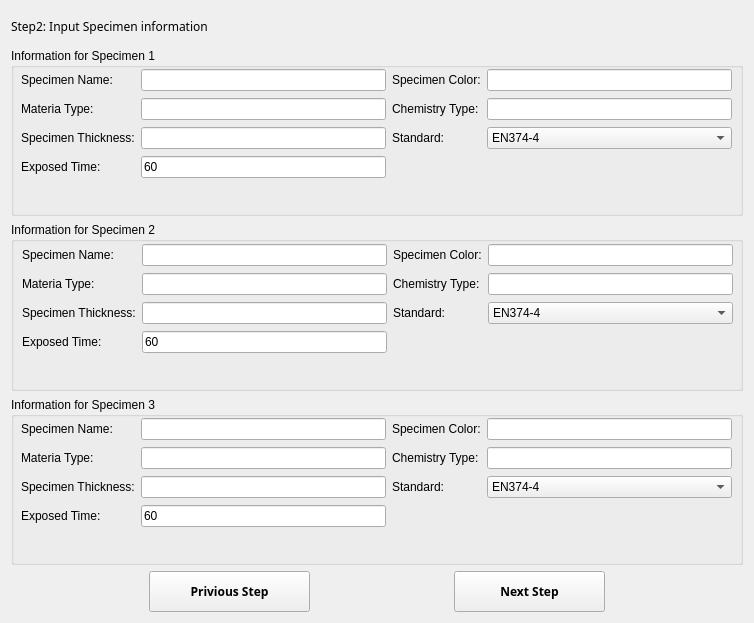
<?xml version="1.0" encoding="UTF-8"?>
<ui version="4.0">
 <class>sample_information_input</class>
 <widget class="QWidget" name="sample_information_input">
  <property name="geometry">
   <rect>
    <x>0</x>
    <y>0</y>
    <width>754</width>
    <height>623</height>
   </rect>
  </property>
  <property name="windowTitle">
   <string>Sample information input</string>
  </property>
  <property name="windowIcon">
   <iconset resource="gloves_resource.qrc">
    <normaloff>:/icon/log.ico</normaloff>:/icon/log.ico</iconset>
  </property>
  <layout class="QVBoxLayout" name="verticalLayout">
   <item>
    <widget class="QLabel" name="label_13">
     <property name="maximumSize">
      <size>
       <width>16777215</width>
       <height>31</height>
      </size>
     </property>
     <property name="font">
      <font>
       <family>Arial Black</family>
       <weight>50</weight>
       <bold>false</bold>
      </font>
     </property>
     <property name="text">
      <string>Step2: Input Specimen information</string>
     </property>
    </widget>
   </item>
   <item>
    <widget class="QGroupBox" name="groupBox">
     <property name="title">
      <string>Information for Specimen 1</string>
     </property>
     <widget class="QWidget" name="layoutWidget">
      <property name="geometry">
       <rect>
        <x>10</x>
        <y>20</y>
        <width>711</width>
        <height>111</height>
       </rect>
      </property>
      <layout class="QGridLayout" name="gridLayout">
       <item row="0" column="0">
        <widget class="QLabel" name="label">
         <property name="text">
          <string>Specimen Name:</string>
         </property>
        </widget>
       </item>
       <item row="0" column="1">
        <widget class="QLineEdit" name="le_1_name"/>
       </item>
       <item row="0" column="2">
        <widget class="QLabel" name="label_4">
         <property name="text">
          <string>Specimen Color:</string>
         </property>
        </widget>
       </item>
       <item row="0" column="3">
        <widget class="QLineEdit" name="le_1_color">
         <property name="text">
          <string/>
         </property>
        </widget>
       </item>
       <item row="1" column="0">
        <widget class="QLabel" name="label_2">
         <property name="text">
          <string>Materia Type:</string>
         </property>
        </widget>
       </item>
       <item row="1" column="1">
        <widget class="QLineEdit" name="le_1_mtype"/>
       </item>
       <item row="1" column="2">
        <widget class="QLabel" name="label_5">
         <property name="text">
          <string>Chemistry Type:</string>
         </property>
        </widget>
       </item>
       <item row="1" column="3">
        <widget class="QLineEdit" name="le_1_ctype">
         <property name="text">
          <string/>
         </property>
        </widget>
       </item>
       <item row="2" column="0">
        <widget class="QLabel" name="label_3">
         <property name="text">
          <string>Specimen Thickness:</string>
         </property>
        </widget>
       </item>
       <item row="2" column="1">
        <widget class="QLineEdit" name="le_1_thickness">
         <property name="text">
          <string/>
         </property>
        </widget>
       </item>
       <item row="2" column="2">
        <widget class="QLabel" name="label_6">
         <property name="text">
          <string>Standard: </string>
         </property>
        </widget>
       </item>
       <item row="2" column="3">
        <widget class="QComboBox" name="cb_1_standard">
         <item>
          <property name="text">
           <string>EN374-4</string>
          </property>
         </item>
         <item>
          <property name="text">
           <string>Other</string>
          </property>
         </item>
        </widget>
       </item>
       <item row="3" column="0">
        <widget class="QLabel" name="label_14">
         <property name="text">
          <string>Exposed Time:</string>
         </property>
        </widget>
       </item>
       <item row="3" column="1">
        <widget class="QLineEdit" name="le_1_exp_time">
         <property name="text">
          <string>60</string>
         </property>
        </widget>
       </item>
      </layout>
     </widget>
    </widget>
   </item>
   <item>
    <widget class="QGroupBox" name="groupBox_2">
     <property name="title">
      <string>Information for Specimen 2</string>
     </property>
     <widget class="QWidget" name="layoutWidget">
      <property name="geometry">
       <rect>
        <x>11</x>
        <y>21</y>
        <width>711</width>
        <height>111</height>
       </rect>
      </property>
      <layout class="QGridLayout" name="gridLayout_2">
       <item row="0" column="0">
        <widget class="QLabel" name="label_7">
         <property name="text">
          <string>Specimen Name:</string>
         </property>
        </widget>
       </item>
       <item row="0" column="1">
        <widget class="QLineEdit" name="le_2_name"/>
       </item>
       <item row="0" column="2">
        <widget class="QLabel" name="label_8">
         <property name="text">
          <string>Specimen Color:</string>
         </property>
        </widget>
       </item>
       <item row="0" column="3">
        <widget class="QLineEdit" name="le_2_color">
         <property name="text">
          <string/>
         </property>
        </widget>
       </item>
       <item row="1" column="0">
        <widget class="QLabel" name="label_9">
         <property name="text">
          <string>Materia Type:</string>
         </property>
        </widget>
       </item>
       <item row="1" column="1">
        <widget class="QLineEdit" name="le_2_mtype"/>
       </item>
       <item row="1" column="2">
        <widget class="QLabel" name="label_10">
         <property name="text">
          <string>Chemistry Type:</string>
         </property>
        </widget>
       </item>
       <item row="1" column="3">
        <widget class="QLineEdit" name="le_2_ctype">
         <property name="text">
          <string/>
         </property>
        </widget>
       </item>
       <item row="2" column="0">
        <widget class="QLabel" name="label_11">
         <property name="text">
          <string>Specimen Thickness:</string>
         </property>
        </widget>
       </item>
       <item row="2" column="1">
        <widget class="QLineEdit" name="le_2_thickness">
         <property name="text">
          <string/>
         </property>
        </widget>
       </item>
       <item row="2" column="2">
        <widget class="QLabel" name="label_12">
         <property name="text">
          <string>Standard: </string>
         </property>
        </widget>
       </item>
       <item row="2" column="3">
        <widget class="QComboBox" name="cb_2_standard">
         <item>
          <property name="text">
           <string>EN374-4</string>
          </property>
         </item>
         <item>
          <property name="text">
           <string>Other</string>
          </property>
         </item>
        </widget>
       </item>
       <item row="3" column="0">
        <widget class="QLabel" name="label_15">
         <property name="text">
          <string>Exposed Time:</string>
         </property>
        </widget>
       </item>
       <item row="3" column="1">
        <widget class="QLineEdit" name="le_2_exp_time">
         <property name="text">
          <string>60</string>
         </property>
        </widget>
       </item>
      </layout>
     </widget>
    </widget>
   </item>
   <item>
    <widget class="QGroupBox" name="groupBox_3">
     <property name="title">
      <string>Information for Specimen 3</string>
     </property>
     <widget class="QWidget" name="layoutWidget">
      <property name="geometry">
       <rect>
        <x>10</x>
        <y>20</y>
        <width>711</width>
        <height>111</height>
       </rect>
      </property>
      <layout class="QGridLayout" name="gridLayout_3">
       <item row="0" column="0">
        <widget class="QLabel" name="label_19">
         <property name="text">
          <string>Specimen Name:</string>
         </property>
        </widget>
       </item>
       <item row="0" column="1">
        <widget class="QLineEdit" name="le_3_name"/>
       </item>
       <item row="0" column="2">
        <widget class="QLabel" name="label_20">
         <property name="text">
          <string>Specimen Color:</string>
         </property>
        </widget>
       </item>
       <item row="0" column="3">
        <widget class="QLineEdit" name="le_3_color">
         <property name="text">
          <string/>
         </property>
        </widget>
       </item>
       <item row="1" column="0">
        <widget class="QLabel" name="label_21">
         <property name="text">
          <string>Materia Type:</string>
         </property>
        </widget>
       </item>
       <item row="1" column="1">
        <widget class="QLineEdit" name="le_3_mtype"/>
       </item>
       <item row="1" column="2">
        <widget class="QLabel" name="label_22">
         <property name="text">
          <string>Chemistry Type:</string>
         </property>
        </widget>
       </item>
       <item row="1" column="3">
        <widget class="QLineEdit" name="le_3_ctype">
         <property name="text">
          <string/>
         </property>
        </widget>
       </item>
       <item row="2" column="0">
        <widget class="QLabel" name="label_23">
         <property name="text">
          <string>Specimen Thickness:</string>
         </property>
        </widget>
       </item>
       <item row="2" column="1">
        <widget class="QLineEdit" name="le_3_thickness">
         <property name="text">
          <string/>
         </property>
        </widget>
       </item>
       <item row="2" column="2">
        <widget class="QLabel" name="label_24">
         <property name="text">
          <string>Standard: </string>
         </property>
        </widget>
       </item>
       <item row="2" column="3">
        <widget class="QComboBox" name="cb_3_standard">
         <item>
          <property name="text">
           <string>EN374-4</string>
          </property>
         </item>
         <item>
          <property name="text">
           <string>Other</string>
          </property>
         </item>
        </widget>
       </item>
       <item row="3" column="0">
        <widget class="QLabel" name="label_16">
         <property name="text">
          <string>Exposed Time:</string>
         </property>
        </widget>
       </item>
       <item row="3" column="1">
        <widget class="QLineEdit" name="le_3_exp_time">
         <property name="text">
          <string>60</string>
         </property>
         <property name="cursorPosition">
          <number>2</number>
         </property>
        </widget>
       </item>
      </layout>
     </widget>
    </widget>
   </item>
   <item>
    <layout class="QHBoxLayout" name="horizontalLayout_4">
     <item>
      <widget class="QPushButton" name="bt_last">
       <property name="maximumSize">
        <size>
         <width>161</width>
         <height>41</height>
        </size>
       </property>
       <property name="font">
        <font>
         <family>Arial Black</family>
         <weight>75</weight>
         <bold>true</bold>
        </font>
       </property>
       <property name="text">
        <string>Privious Step</string>
       </property>
      </widget>
     </item>
     <item>
      <widget class="QPushButton" name="bt_next">
       <property name="maximumSize">
        <size>
         <width>151</width>
         <height>41</height>
        </size>
       </property>
       <property name="font">
        <font>
         <family>Arial Black</family>
         <weight>75</weight>
         <bold>true</bold>
        </font>
       </property>
       <property name="text">
        <string>Next Step</string>
       </property>
      </widget>
     </item>
    </layout>
   </item>
  </layout>
 </widget>
 <tabstops>
  <tabstop>le_1_name</tabstop>
  <tabstop>le_1_color</tabstop>
  <tabstop>le_1_mtype</tabstop>
  <tabstop>le_1_ctype</tabstop>
  <tabstop>le_1_thickness</tabstop>
  <tabstop>cb_1_standard</tabstop>
  <tabstop>le_1_exp_time</tabstop>
  <tabstop>le_2_name</tabstop>
  <tabstop>le_2_color</tabstop>
  <tabstop>le_2_mtype</tabstop>
  <tabstop>le_2_ctype</tabstop>
  <tabstop>le_2_thickness</tabstop>
  <tabstop>cb_2_standard</tabstop>
  <tabstop>le_2_exp_time</tabstop>
  <tabstop>le_3_name</tabstop>
  <tabstop>le_3_color</tabstop>
  <tabstop>le_3_mtype</tabstop>
  <tabstop>le_3_ctype</tabstop>
  <tabstop>le_3_thickness</tabstop>
  <tabstop>cb_3_standard</tabstop>
  <tabstop>le_3_exp_time</tabstop>
  <tabstop>bt_next</tabstop>
  <tabstop>bt_last</tabstop>
 </tabstops>
 <resources>
  <include location="gloves_resource.qrc"/>
 </resources>
 <connections>
  <connection>
   <sender>bt_next</sender>
   <signal>clicked()</signal>
   <receiver>sample_information_input</receiver>
   <slot>on_btnNextStep_clicked()</slot>
   <hints>
    <hint type="sourcelabel">
     <x>475</x>
     <y>568</y>
    </hint>
    <hint type="destinationlabel">
     <x>483</x>
     <y>572</y>
    </hint>
   </hints>
  </connection>
  <connection>
   <sender>bt_last</sender>
   <signal>clicked()</signal>
   <receiver>sample_information_input</receiver>
   <slot>on_btnPrivStep_clicked()</slot>
   <hints>
    <hint type="sourcelabel">
     <x>242</x>
     <y>568</y>
    </hint>
    <hint type="destinationlabel">
     <x>243</x>
     <y>560</y>
    </hint>
   </hints>
  </connection>
 </connections>
 <slots>
  <slot>on_btnNextStep_clicked()</slot>
  <slot>on_btnPrivStep_clicked()</slot>
 </slots>
</ui>
